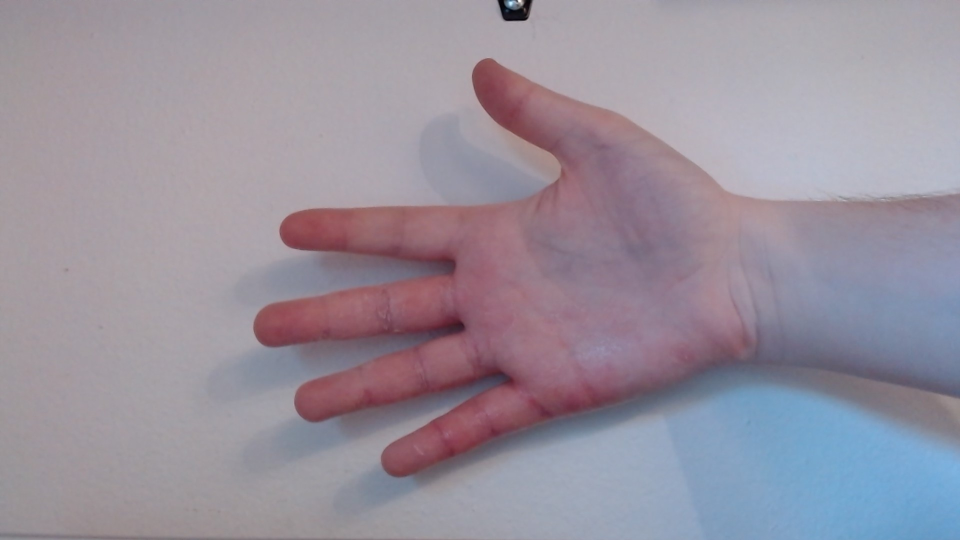
//> input picture pic2.jpg, 1920 x 1080 px, given in place of the camera (shown at 1/2 size)
$ ./main   (built with g++ and OpenCV 4)
//> lines starting //> are read from the running program, lines starting //| are printed output that depends on the picture; after the words box and inside, x2 and y2 are one past the last pixel; in counts of white or black regions, pixels touching at a corner belong together
//> further down, frame is the input picture: 1080 rows x 1920 cols, CV_8UC3; mean B, G, R 156.7, 144.7, 152.9
// main.cpp
// This code demonstrates using Haar Cascade Classifiers to recognize hand signs
// Author: Ibrahim Deria and Kirby Vandel

#include <opencv2/core.hpp>
#include <opencv2/highgui.hpp>
#include <opencv2/imgproc.hpp>
#include <opencv2/objdetect.hpp>
#include <iostream>
#include <vector>

using namespace cv;
using namespace std;

CascadeClassifier rock_cascade;
CascadeClassifier paper_cascade;
CascadeClassifier scissors_cascade;

int playerSign = 0;

enum Signs {
	Rock,
	Paper,
	Scissors
};

String getSign(int num) {
	switch (num) {
	case Rock: return "Rock";
	case Paper: return "Paper";
	case Scissors: return "Scissors";
	default: return "Invalid sign number passed to getSign()";
	}
}

// detectSign - determines all of the hand signs being shown in the provided frame
// preconditions: image is in RGB format
// postconditions: a string stating the most abundant hand sign is returned
String detectSign(const Mat& frame) {
	// Duplicates and creates a grayscale image
	Mat grayscale;
	cvtColor(frame, grayscale, COLOR_BGR2GRAY);
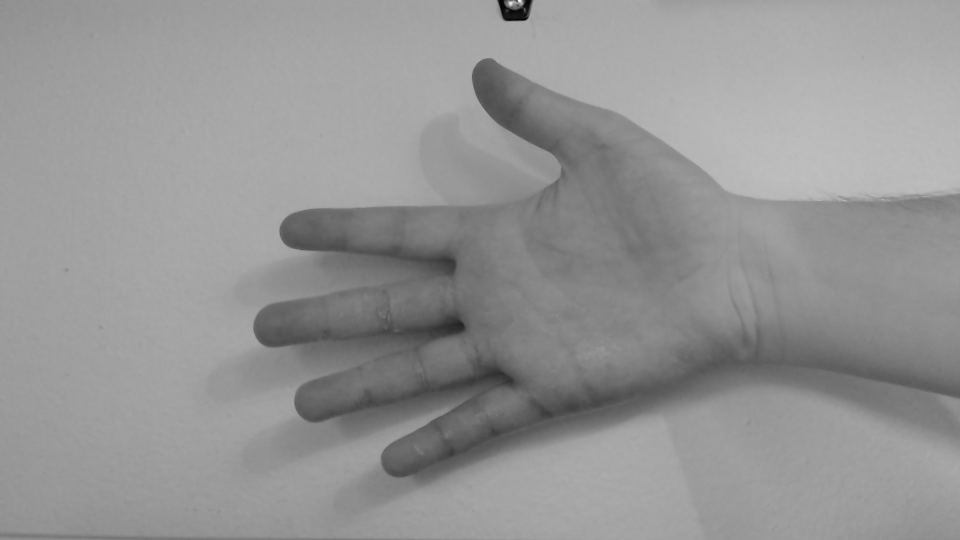
//> grayscale: 1080 rows x 1920 cols, CV_8UC1 (shown at 1/2 size); min 1, max 253, mean 148.5

	// Scales the image down for more accurate detection
	const int scale = 2;
	Mat scaled(cvRound(grayscale.rows / scale), cvRound(grayscale.cols / scale), CV_8UC1);
	resize(grayscale, scaled, scaled.size(), 1.0 / scale, 1.0 / scale);
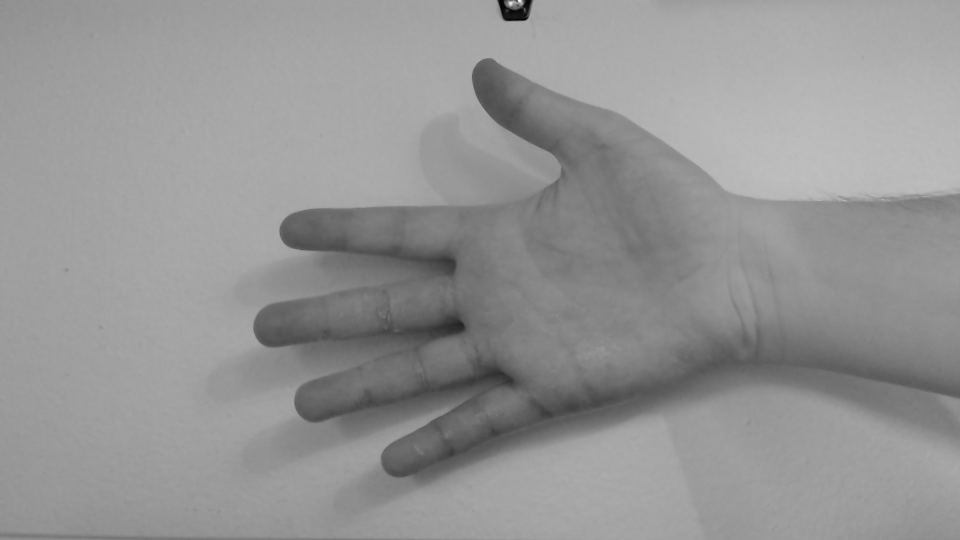
//> scaled: 540 rows x 960 cols, CV_8UC1; min 4, max 252, mean 148.6

	// Create empty vectors to store the results of the detection
	vector<Rect> rockDetections;
	vector<Rect> paperDetections;
	vector<Rect> scissorsDetections;
	rock_cascade.detectMultiScale(scaled, rockDetections);
//> rockDetections = 9 Rects (x, y, width, height), first 8: [374, 255, 82, 82], [454, 6, 103, 103], [410, 449, 78, 78], [232, 225, 108, 108], [232, 325, 113, 113], [389, 83, 166, 166], [258, 89, 174, 174], [242, 171, 272, 272]
	paper_cascade.detectMultiScale(scaled, paperDetections);
//> paperDetections = 5 Rects (x, y, width, height): [495, 137, 60, 60], [413, 333, 52, 52], [235, 341, 68, 68], [302, 335, 68, 68], [458, 259, 149, 149]
	scissors_cascade.detectMultiScale(scaled, scissorsDetections);
//> scissorsDetections = 4 Rects (x, y, width, height): [411, 321, 61, 61], [300, 428, 61, 61], [380, 254, 69, 69], [407, 233, 153, 153]

	// Finds the most common sign in the image and stores the result in playerChoice
	String playerChoice = "";
	int numRock = rockDetections.size();
//> numRock = 9
	int numPaper = paperDetections.size();
//> numPaper = 5
	int numScissors = scissorsDetections.size();
//> numScissors = 4
	if (numRock == numPaper && numScissors == numRock) playerChoice = "No sign detected";
	else {
		if (numRock > numPaper) {
			if (numRock > numScissors) {
				playerChoice = "Sign detected: Rock";
				playerSign = Rock;
			}
			else {
				playerChoice = "Sign detected: Scissors";
				playerSign = Scissors;
			}
		}
		else if (numPaper > numRock) {
			if (numPaper > numScissors) {
				playerChoice = "Sign detected: Paper";
				playerSign = Paper;
			}
			else {
				playerChoice = "Sign detected: Scissors";
				playerSign = Scissors;
			}
		}
		else {
			playerChoice = "Sign detected: Scissors";
			playerSign = Scissors;
		}
	}

	// loops for drawing all of the detected signs in the detection window
	for (int i = 0; i < rockDetections.size(); i++) {
		rectangle(scaled, rockDetections[i], Scalar(0, 255, 0));
	}
//> this loop made 9 passes
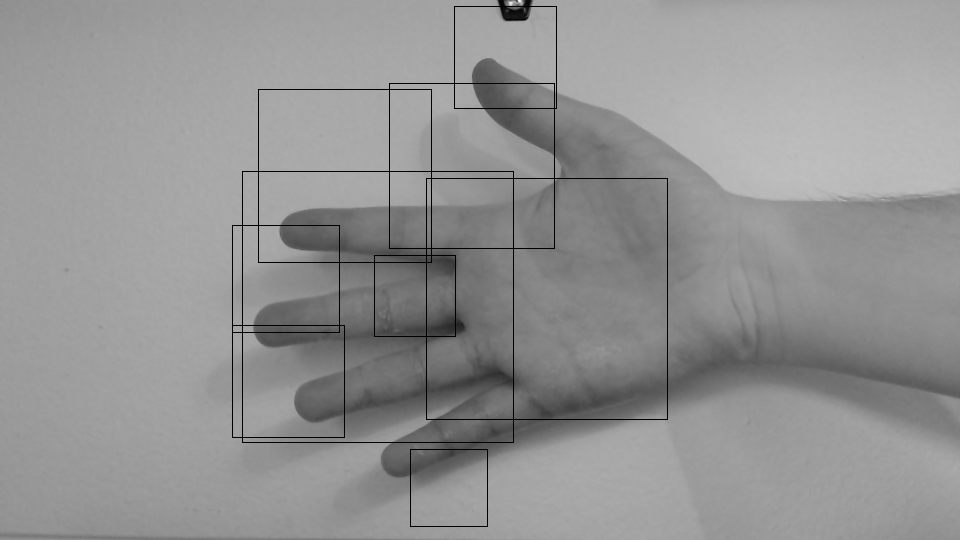
//> scaled: 540 rows x 960 cols, CV_8UC1; 1.02% of pixels changed, all inside (x1, y1, x2, y2) = (232, 6, 668, 527)

	for (int i = 0; i < paperDetections.size(); i++) {
		rectangle(scaled, paperDetections[i], Scalar(0, 0, 255));
	}
//> this loop made 5 passes
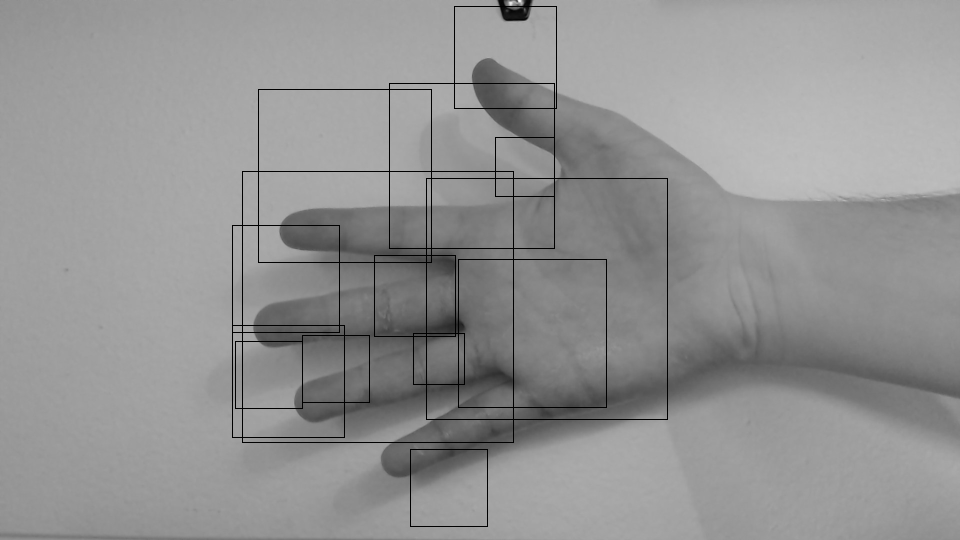
//> scaled: 540 rows x 960 cols, CV_8UC1; 0.28% of pixels changed, all inside (x1, y1, x2, y2) = (235, 137, 607, 409)

	for (int i = 0; i < scissorsDetections.size(); i++) {
		rectangle(scaled, scissorsDetections[i], Scalar(255, 0, 0));
	}
//> this loop made 4 passes
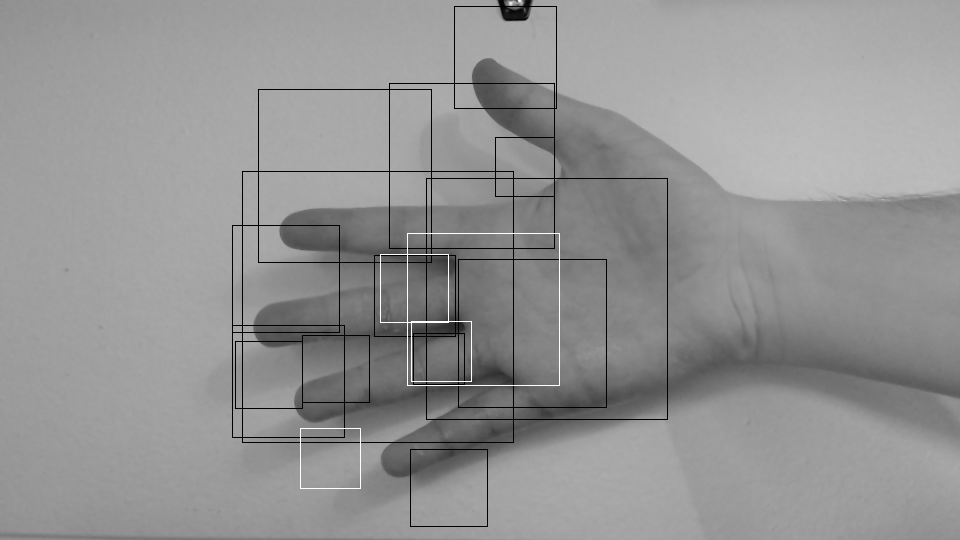
//> scaled: 540 rows x 960 cols, CV_8UC1; 0.26% of pixels changed, all inside (x1, y1, x2, y2) = (300, 233, 560, 489)

	imshow("Detection", scaled);

	return playerChoice;
}

// getWinner - computes the result of two rock paper scissors throws
// preconditions: both playerChoice and CPUchoice are integers that fall within our enumerated signs
// postconditions: returns a string representing which player won or if the result was a tie
String getWinner(int playerChoice, int CPUchoice) {
	if (playerChoice == Rock) {
		if (CPUchoice == Rock) return "It's a tie!";
		else if (CPUchoice == Paper) return "You lose!";
		else return "You win!";
	}
	else if (playerChoice == Paper) {
		if (CPUchoice == Paper) return "It's a tie!";
		else if (CPUchoice == Scissors) return "You lose!";
		else return "You win!";
	}
	else {
		if (CPUchoice == Scissors) return "It's a tie!";
		else if (CPUchoice == Rock) return "You lose!";
		else return "You win!";
	}
}

// main - loads the cascades and runs the game of rock paper scissors
// preconditions: all necessary files for the cascades are stored in the same folder as the code being run
// postconditions: runs the virtual game of rock paper scissors
//					will continue to run until the program is either forcibly closed or the user presses escape
int main(int argc, char* argv[]) {

	// Load all of the pre-trained cascades
	if (!rock_cascade.load("rock/Cascade/cascade.xml")) {
		cout << "Could not load Rock cascade" << endl;
		return -1;
	}

	if (!paper_cascade.load("paper/Cascade/cascade.xml")) {
		cout << "Could not load Paper cascade" << endl;
		return -1;
	}

	if (!scissors_cascade.load("scissors/Cascade/cascade.xml")) {
		cout << "Could not load Scissors cascade" << endl;
		return -1;
	}

	// Open the video camera
	VideoCapture camera;
	camera.open(0);
	if (!camera.isOpened()) {
		cout << "Could not find camera" << endl;
		return -1;
	}

	Mat frame, winner;
	String choice = "";
	while (true)
	{
		// Store the feed from the camera into frame
		camera >> frame;

		if (frame.empty()) {
			cout << "Could not find frame" << endl;
			return -1;
		}

		winner = frame.clone();

		choice = detectSign(frame);
//> choice = "Sign detected: Rock"

		// Show necessary information on the screen
		putText(frame, choice, Point(20, 50), FONT_HERSHEY_SIMPLEX, 1, Scalar(125, 255, 0), 3);
		putText(frame, "ESC to exit", Point(450, 50), FONT_HERSHEY_SIMPLEX, 1, Scalar(255, 125, 0), 3);
		putText(frame, "Space to lock in your sign", Point(20, 420), FONT_HERSHEY_SIMPLEX, 1, Scalar(255, 125, 0), 3);
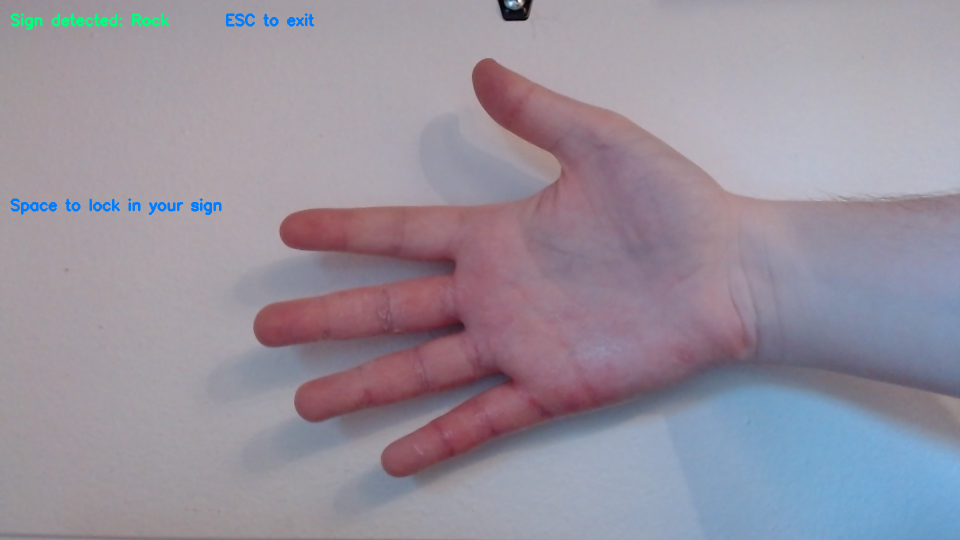
//> frame: 1080 rows x 1920 cols, CV_8UC3 (shown at 1/2 size); mean B, G, R 157, 144.8, 152.1

		// Detect key presses - Escape to exit, space to "throw"
		char key = waitKey(30);
//> the Esc key is pressed
		if (key == 27) break;
		if (key % 256 == 32) {
			int CPUchoice = rand() % 3;
			putText(winner, "CPU chose: " + getSign(CPUchoice), Point(frame.cols / 4, frame.rows / 5 * 2), FONT_HERSHEY_SIMPLEX, 1, Scalar(0, 0, 255), 3);
			putText(winner, getWinner(playerSign, CPUchoice), Point(frame.cols / 4, frame.rows / 5 * 3), FONT_HERSHEY_SIMPLEX, 1, Scalar(0, 0, 255), 3);
			putText(winner, "Space to close", Point(20, 420), FONT_HERSHEY_SIMPLEX, 1, Scalar(255, 125, 0), 3);
			imshow("Winner", winner);
			waitKey(0);
			destroyWindow("Winner");
		}

		imshow("Feed", frame);
	}

	return 0;
}
